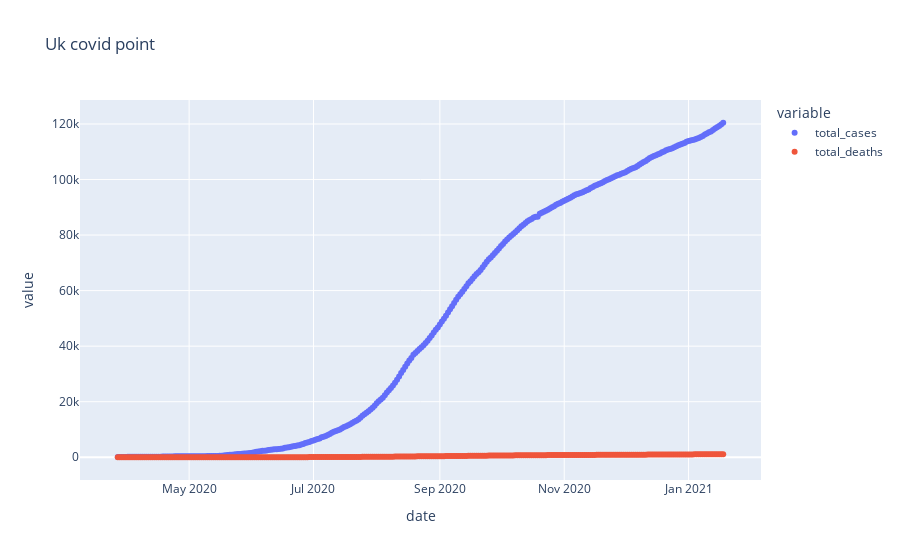

The notebook cell this image was saved under:
### Code cell
fig = px.scatter(ven_graph, x=ven_graph["date"], y=ven_graph.columns, title="Venezuela covid point")
fig.show()

### Figure 1 — Plotly figure (JSON) as saved in the notebook; plotly's stock layout.template omitted (floating-point values rounded to 4 significant figures; data arrays with more than 128 entries replaced by an {"elided": "..."} marker saying what was removed)
{"data": [{"hovertemplate": "variable=total_cases<br>date=%{x}<br>value=%{y}<extra></extra>", "legendgroup": "total_cases", "marker": {"color": "#636efa", "symbol": "circle"}, "mode": "markers", "name": "total_cases", "orientation": "v", "showlegend": true, "type": "scatter", "x": {"elided": "298 str values"}, "xaxis": "x", "y": {"elided": "298 int values"}, "yaxis": "y"}, {"hovertemplate": "variable=total_deaths<br>date=%{x}<br>value=%{y}<extra></extra>", "legendgroup": "total_deaths", "marker": {"color": "#EF553B", "symbol": "circle"}, "mode": "markers", "name": "total_deaths", "orientation": "v", "showlegend": true, "type": "scatter", "x": {"elided": "298 str values"}, "xaxis": "x", "y": {"elided": "298 int values"}, "yaxis": "y"}], "layout": {"legend": {"title": {"text": "variable"}, "tracegroupgap": 0}, "title": {"text": "Uk covid point"}, "xaxis": {"anchor": "y", "domain": [0, 1], "title": {"text": "date"}}, "yaxis": {"anchor": "x", "domain": [0, 1], "title": {"text": "value"}}}}
